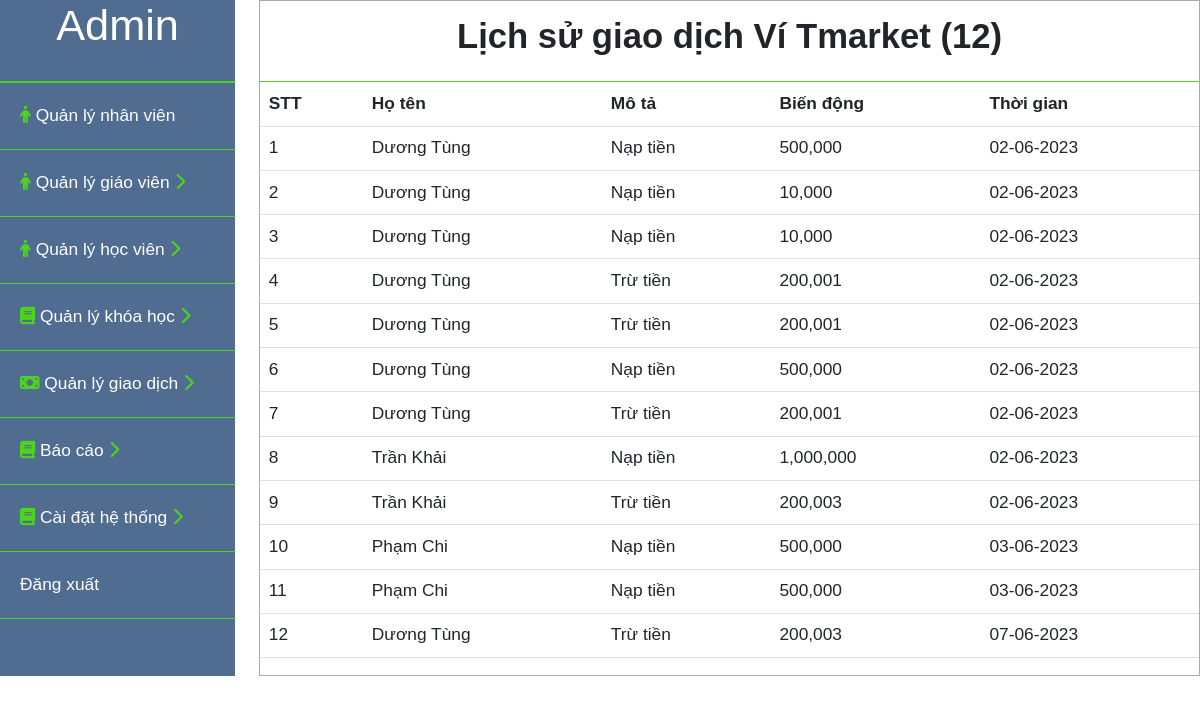
Screenshot of /admin/lichsugiaodich_vi.php with the database file from the repository.
### tables this page shows
CREATE TABLE `lsgiaodich` (
  `id` int(11) NOT NULL,
  `ngaythang` date NOT NULL DEFAULT current_timestamp(),
  `idtaikhoan` int(11) NOT NULL,
  `mota` varchar(255) NOT NULL,
  `biendong` int(11) NOT NULL,
  `tienconlai` int(11) NOT NULL
);

CREATE TABLE `taikhoan` (
  `id` int(11) NOT NULL,
  `taikhoan` varchar(255) NOT NULL,
  `matkhau` varchar(255) NOT NULL,
  `hoten` varchar(255) NOT NULL,
  `phanquyen` int(11) NOT NULL,
  `image` varchar(100) NOT NULL,
  `thoigian` datetime NOT NULL DEFAULT current_timestamp(),
  `email` varchar(100) DEFAULT NULL,
  `sodienthoai` int(11) DEFAULT NULL,
  `gioitinh` int(11) DEFAULT NULL,
  `diachi` varchar(255) DEFAULT NULL,
  `quocgia` varchar(10) DEFAULT NULL,
  `timezone` varchar(10) DEFAULT NULL,
  `ngaysinh` date DEFAULT NULL,
  `vitien` int(11) NOT NULL
);

### admin/lichsugiaodich_vi.php (the view, shortened to what this page needs)
<?php
    include("../user/connect.php");
    $sql_lsgd = "SELECT lsgiaodich.*, taikhoan.hoten
                    FROM lsgiaodich,taikhoan
                    WHERE taikhoan.id = lsgiaodich.idtaikhoan";
    $stmt_lsgd  = $conn->prepare($sql_lsgd);
    $query_lsgd  = $stmt_lsgd->execute();
    $result_lsgd  = array();
    while($row_lsgd = $stmt_lsgd->fetch(PDO::FETCH_ASSOC)){
        $result_lsgd[] = $row_lsgd;
    }
    $sql_sl = "SELECT count(id) as dem FROM lsgiaodich";
    $stmt_sl = $conn->prepare($sql_sl);
    $query_sl = $stmt_sl->execute();
    $result_sl = array();
    while($row_sl = $stmt_sl->fetch(PDO::FETCH_ASSOC)){
        $result_sl[] = $row_sl;
    }
    foreach ($result_sl as $items) {
        $slusers = $items['dem'];
    }
?>
<!DOCTYPE html>
<html lang="en">
<head>
    <link rel="stylesheet" href="css/bootstrap.min.css">
    <link rel="stylesheet" href="style/admin.css">
    <link rel="stylesheet" type="text/css" href="style/danhsach.css">
</head>
<body>
    <div id="content">
        <div id="admin__sidebar">
            <div class="admin__profile">
                <h1>Admin</h1>
            </div>
            <div class="admin__list">
                <ul>
                    <li class="admin__list--nhanvien">
                        <a href="nhanvien.php"><i class="fa-solid fa-person" style="color: #4dd31d;"></i> Quản lý nhân viên</a>
                    </li>
                    <li class="admin__list--giaovien">
                        <a href="#"  onclick="myFunction('toggle1')"><i class="fa-solid fa-person" style="color: #4dd31d;"></i> Quản lý giáo viên <i class="icondrop active fa-solid fa-chevron-right" style="color: #4dd31d;"></i><i class="icondrop fa-solid fa-chevron-down" style="color: #4dd31d;"></i></a>
                    </li>
                    <li class="admin__list--hocvien">
                        <a href="#" onclick="myFunction('toggle5')"> <i class="fa-solid fa-person" style="color: #4dd31d;"></i> Quản lý học viên <i class="icondrop active fa-solid fa-chevron-right" style="color: #4dd31d;"></i><i class="icondrop fa-solid fa-chevron-down" style="color: #4dd31d;"></i></a>
                    </li>
                    <li class="admin__list--khoahoc">
                        <a href="#" onclick="myFunction('toggle6')"> <i class="fa-sharp fa-solid fa-book" style="color: #4dd31d;"></i> Quản lý khóa học <i class="icondrop active fa-solid fa-chevron-right" style="color: #4dd31d;"></i><i class="icondrop fa-solid fa-chevron-down" style="color: #4dd31d;"></i></a>
                    </li>
                    <li class="admin__list--giaodich">
                        <a href="#" onclick="myFunction('toggle2')"><i class="fa-solid fa-money-bill" style="color: #4dd31d;"></i> Quản lý giao dịch <i class="icondrop active fa-solid fa-chevron-right" style="color: #4dd31d;"></i><i class="icondrop fa-solid fa-chevron-down" style="color: #4dd31d;"></i></a>
                    </li>
                    <li class="admin__list--baocao">
                        <a href="#" onclick="myFunction('toggle3')"> <i class="fa-sharp fa-solid fa-book" style="color: #4dd31d;"></i> Báo cáo <i class="icondrop active fa-solid fa-chevron-right" style="color: #4dd31d;"></i><i class="icondrop fa-solid fa-chevron-down" style="color: #4dd31d;"></i></a>
                    </li>
                    <li class="admin__list--hethong">
                        <a href="#" onclick="myFunction('toggle4')"> <i class="fa-sharp fa-solid fa-book" style="color: #4dd31d;"></i> Cài đặt hệ thống <i class="icondrop active fa-solid fa-chevron-right" style="color: #4dd31d;"></i><i class="icondrop fa-solid fa-chevron-down" style="color: #4dd31d;"></i></a>
                    </li>
                    <li class="admin__list--dangxuat">
                        <a href="logout.php">Đăng xuất</a>
                    </li>
                </ul>
            </div>
        </div>
         <div id="main_content">
            <div class="title">
                <h2>Lịch sử giao dịch Ví Tmarket (<?php echo $slusers?>)</h2>
            </div>
            <div class="chitiet_content">
                <table class="table table-inverse">
                    <thead>
                        <tr>
                            <th>STT</th>
                            <th>Họ tên</th>
                            <th>Mô tả</th>
                            <th>Biến động</th>
                            <th>Thời gian</th>
                        </tr>
                    </thead>
                    <tbody>
                        <?php $i=1; foreach($result_lsgd as $items):?>
                        <tr>
                            <td><?php echo $i;?></td>
                            <td><?php echo $items['hoten'];?></td>
                            <td><?php echo $items['mota'];?></td>
                            <td><?php
                                $biendong = $items['biendong'];
                                echo number_format($biendong);
                                ?></td>
                            <td><?php
                                $thoigian = $items['ngaythang'];
                                echo date("d-m-Y",strtotime($thoigian));
                                ?></td>
                        </tr>
                        <?php $i++; endforeach?>
                    </tbody>
                </table>
            </div>
         </div>
    </div>
</body>
</html>

### admin/style/admin.css (style rules this page uses)
* { font-family: Verdana, Geneva, Tahoma, sans-serif; margin: 0; padding:0; box-sizing: border-box; font-size: 13pt; }
#admin__sidebar { width: 25%; background-color: #506c91; color: #ffffff; }
#admin__sidebar .admin__profile { text-align: center; padding-bottom: 20px; border-bottom: 2px solid #4dd31d; }
#admin__sidebar .admin__list li { list-style: none;; }
#admin__sidebar .admin__list a { text-decoration: none; color: #ffffff; }
.admin__list ul { padding: 0; }
.admin__list li { padding: 20px; border-bottom: 1px solid #4dd31d; }
.icondrop { display: none; }
.icondrop.active { display: inline-block; }

### admin/style/danhsach.css (style rules this page uses)
#content { display: flex; }
#main_content { margin-left: 2%; width: 100%; max-width: 1150px; border: 1px solid #aaaaaa; height: auto; }
#main_content .title { border-bottom: 1px solid #4dd31d; text-align: center; padding: 15px ; }
#main_content .title h2 { font-weight: bold; }

### rows the page displays
lsgiaodich: idtaikhoan.hoten "Dương Tùng", mota "Nạp tiền", biendong "500,000", ngaythang "02-06-2023"
lsgiaodich: idtaikhoan.hoten "Dương Tùng", mota "Nạp tiền", biendong "10,000", ngaythang "02-06-2023"
lsgiaodich: idtaikhoan.hoten "Dương Tùng", mota "Nạp tiền", biendong "10,000", ngaythang "02-06-2023"
lsgiaodich: idtaikhoan.hoten "Dương Tùng", mota "Trừ tiền", biendong "200,001", ngaythang "02-06-2023"
lsgiaodich: idtaikhoan.hoten "Dương Tùng", mota "Trừ tiền", biendong "200,001", ngaythang "02-06-2023"
lsgiaodich: idtaikhoan.hoten "Dương Tùng", mota "Nạp tiền", biendong "500,000", ngaythang "02-06-2023"
lsgiaodich: idtaikhoan.hoten "Dương Tùng", mota "Trừ tiền", biendong "200,001", ngaythang "02-06-2023"
lsgiaodich: idtaikhoan.hoten "Trần Khải", mota "Nạp tiền", biendong "1,000,000", ngaythang "02-06-2023"
lsgiaodich: idtaikhoan.hoten "Trần Khải", mota "Trừ tiền", biendong "200,003", ngaythang "02-06-2023"
lsgiaodich: idtaikhoan.hoten "Phạm Chi", mota "Nạp tiền", biendong "500,000", ngaythang "03-06-2023"
lsgiaodich: idtaikhoan.hoten "Phạm Chi", mota "Nạp tiền", biendong "500,000", ngaythang "03-06-2023"
lsgiaodich: idtaikhoan.hoten "Dương Tùng", mota "Trừ tiền", biendong "200,003", ngaythang "07-06-2023"

### other values shown
$slusers "12"
